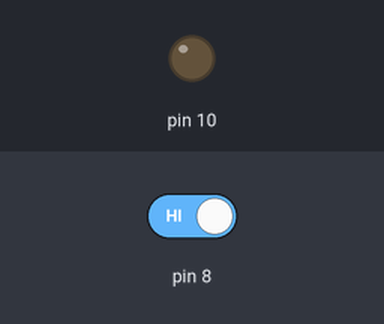
Simulated run of this sketch. Board: Arduino Uno, built with avr-gcc and run on an emulated ATmega328P. Parts: output pins drawn as LEDs (lit = HIGH). The test bench sets the inputs (shaded band); at power-on: pin 8 HIGH.

Above: at 1.2 s.
1.3 s: pin 8 driven LOW
At 2.5 s:
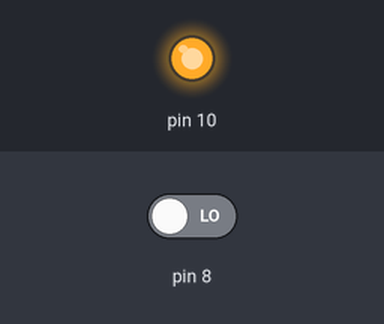
2.8 s: pin 8 driven HIGH
At 3.6 s:
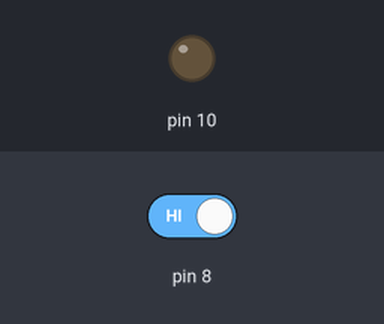
Timing chart, 0 to 5.8 s (numbered marks = the images above; inputs shaded):
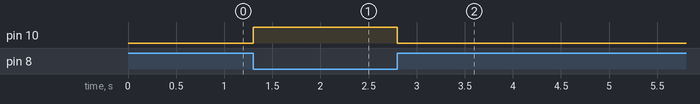

Measured:
- after the input at 1.3 s, pin 10: LOW → HIGH at once
- after the input at 2.8 s, pin 10: HIGH → LOW at once

The sketch:

SD2_2and3.ino
```cpp
void setup() {
  // put your setup code here, to run once:
  Serial.begin(9600);
  pinMode(8, INPUT);
  pinMode(10, OUTPUT);
}

void loop() {
  // put your main code here, to run repeatedly:
  if (digitalRead(8) == 0) {
    digitalWrite(10, HIGH);
    //Serial.println("closed");
  } else {
    digitalWrite(10, LOW);
    //Serial.println("open");
  }
  //delay(1000);
}
```
